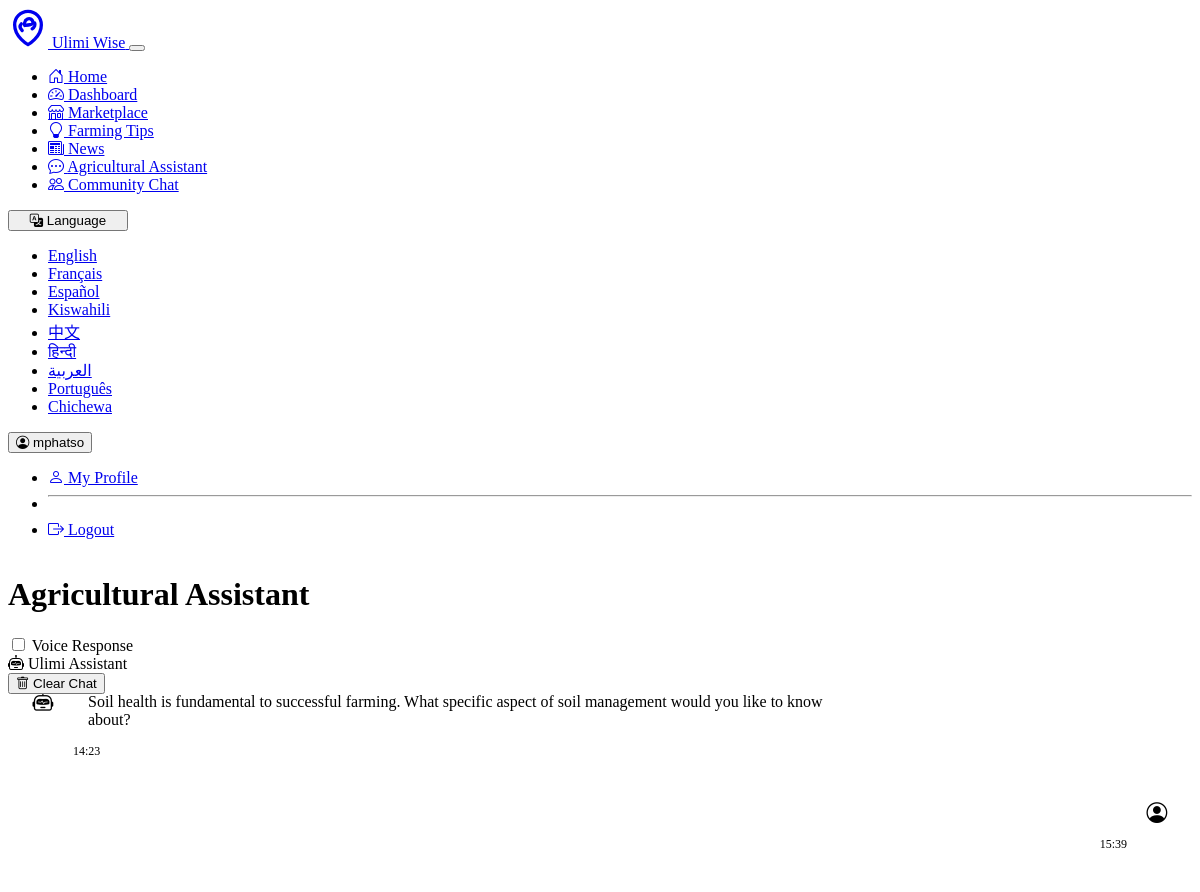
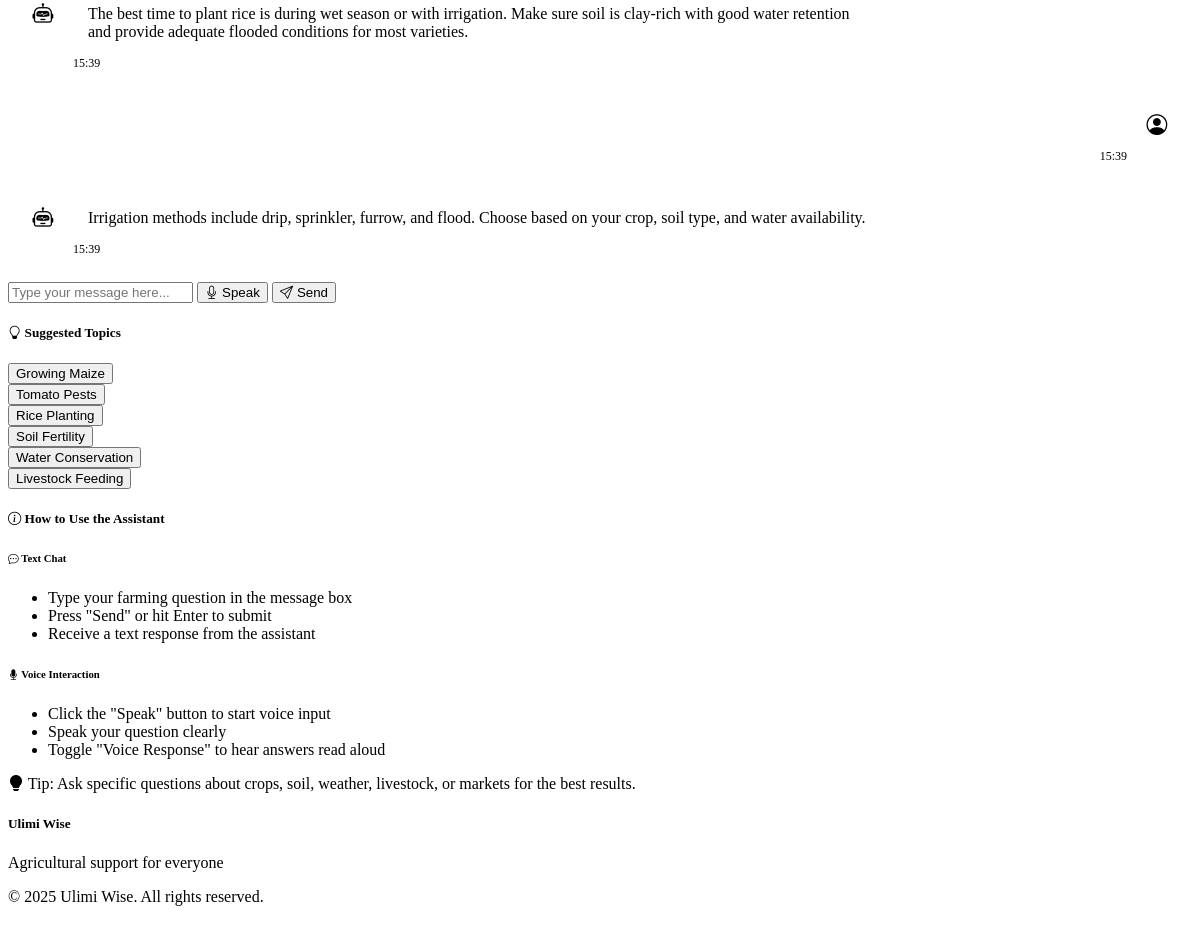
Page /chatbot (signed in) on the committed database (2 pictures, top to bottom).
### models.py (models this page shows, shortened)
class User(UserMixin, db.Model):
    id = db.Column(db.Integer, primary_key=True)
    username = db.Column(db.String(64), unique=True, nullable=False)
    email = db.Column(db.String(120), unique=True, nullable=False)
    password_hash = db.Column(db.String(256), nullable=False)
    preferred_language = db.Column(db.String(10), default='en')
    location = db.Column(db.String(200))
    farm_type = db.Column(db.String(100))
    phone_number = db.Column(db.String(20))
    bio = db.Column(db.Text)
    is_extension_officer = db.Column(db.Boolean, default=False)
    is_buyer = db.Column(db.Boolean, default=False)
    created_at = db.Column(db.DateTime, default=datetime.utcnow)
    products = db.relationship('Product', backref='seller', lazy=True)

class ChatHistory(db.Model):
    id = db.Column(db.Integer, primary_key=True)
    user_id = db.Column(db.Integer, db.ForeignKey('user.id'), nullable=False)
    user_message = db.Column(db.Text, nullable=False)
    bot_response = db.Column(db.Text, nullable=False)
    created_at = db.Column(db.DateTime, default=datetime.utcnow)
    user = db.relationship('User', backref=db.backref('chat_history', lazy=True))

### routes.py (the view)
@app.route('/chatbot')
def chatbot_page():
    lang = session.get('language', 'en')
    if current_user.is_authenticated:
        lang = current_user.preferred_language or lang
    chat_history = []
    if current_user.is_authenticated:
        chat_history = ChatHistory.query.filter_by(user_id=current_user.id).order_by(ChatHistory.created_at.desc()).limit(10).all()
        chat_history.reverse()  # Show oldest messages first
    return render_template('chatbot.html',
                          lang=lang,
                          chat_history=chat_history,
                          title=get_translation("Agricultural Assistant", lang))

### templates/chatbot.html (shortened to what this page needs)
{% extends "base.html" %}
{% block content %}
<div class="container">
    <div class="row">
        <div class="col-lg-8 mx-auto">
            <div class="d-flex justify-content-between align-items-center mb-4">
                <h1>{{ 'Agricultural Assistant' | translate(lang) }}</h1>
                <div class="form-check form-switch">
                    <input class="form-check-input" type="checkbox" id="voiceResponseToggle" checked>
                    <label class="form-check-label" for="voiceResponseToggle">{{ 'Voice Response' | translate(lang) }}</label>
                </div>
            </div>
            <div class="card shadow-sm mb-4">
                <div class="card-header bg-primary text-white">
                    <div class="d-flex justify-content-between align-items-center">
                        <div><i class="bi bi-robot me-2"></i> {{ 'Ulimi Assistant' | translate(lang) }}</div>
                        <button class="btn btn-sm btn-outline-light" onclick="clearChat()">
                            <i class="bi bi-trash"></i> {{ 'Clear Chat' | translate(lang) }}
                        </button>
                    </div>
                </div>
                <div class="card-body p-0">
                    <div id="chatMessages" class="chat-container p-3">
                        {% if chat_history %}
                            {% for chat in chat_history %}
                                <div class="chat-message user-message">
                                    <div class="message-content">
                                        <div class="message-text">{{ chat.user_message }}</div>
                                        <div class="message-time">{{ chat.created_at.strftime('%H:%M') }}</div>
                                    </div>
                                    <div class="avatar"><i class="bi bi-person-circle"></i></div>
                                </div>
                                <div class="chat-message bot-message">
                                    <div class="avatar"><i class="bi bi-robot"></i></div>
                                    <div class="message-content">
                                        <div class="message-text">{{ chat.bot_response }}</div>
                                        <div class="message-time">{{ chat.created_at.strftime('%H:%M') }}</div>
                                    </div>
                                </div>
                            {% endfor %}
                        {% endif %}
                    </div>
                </div>
                <div class="card-footer bg-light">
                    <form id="chatForm" class="d-flex">
                        <input type="text" id="messageInput" class="form-control me-2"
                               placeholder="{{ 'Type your message here...' | translate(lang) }}" required>
                        <button type="button" id="voiceInputBtn" class="btn btn-outline-secondary me-2">
                            <i class="bi bi-mic"></i> {{ 'Speak' | translate(lang) }}
                        </button>
                        <button type="submit" class="btn btn-primary">
                            <i class="bi bi-send"></i> {{ 'Send' | translate(lang) }}
                        </button>
                    </form>
                </div>
            </div>
            <div class="card shadow-sm mb-4">
                <div class="card-header">
                    <h5 class="mb-0"><i class="bi bi-lightbulb"></i> {{ 'Suggested Topics' | translate(lang) }}</h5>
                </div>
                <div class="card-body">
                    <div class="row g-2">
                        <div class="col-md-4">
                            <button class="btn btn-outline-success w-100 topic-btn" data-topic="How do I grow maize?">
                                {{ 'Growing Maize' | translate(lang) }}
                            </button>
                        </div>
                        <div class="col-md-4">
                            <button class="btn btn-outline-success w-100 topic-btn" data-topic="What are common pests for tomatoes?">
                                {{ 'Tomato Pests' | translate(lang) }}
                            </button>
                        </div>
                        <div class="col-md-4">
                            <button class="btn btn-outline-success w-100 topic-btn" data-topic="Best time to plant rice">
                                {{ 'Rice Planting' | translate(lang) }}
                            </button>
                        </div>
                        <div class="col-md-4">
                            <button class="btn btn-outline-success w-100 topic-btn" data-topic="How to improve soil fertility">
                                {{ 'Soil Fertility' | translate(lang) }}
                            </button>
                        </div>
                        <div class="col-md-4">
                            <button class="btn btn-outline-success w-100 topic-btn" data-topic="Water conservation methods">
                                {{ 'Water Conservation' | translate(lang) }}
                            </button>
                        </div>
                        <div class="col-md-4">
                            <button class="btn btn-outline-success w-100 topic-btn" data-topic="Livestock feeding recommendations">
                                {{ 'Livestock Feeding' | translate(lang) }}
                            </button>
                        </div>
                    </div>
                </div>
            </div>
            <div class="card shadow-sm mb-4">
                <div class="card-header">
                    <h5 class="mb-0"><i class="bi bi-info-circle"></i> {{ 'How to Use the Assistant' | translate(lang) }}</h5>
                </div>
                <div class="card-body">
                    <div class="row">
                        <div class="col-md-6">
                            <h6><i class="bi bi-chat-dots text-primary me-2"></i> {{ 'Text Chat' | translate(lang) }}</h6>
                            <ul>
                                <li>{{ 'Type your farming question in the message box' | translate(lang) }}</li>
                                <li>{{ 'Press "Send" or hit Enter to submit' | translate(lang) }}</li>
                                <li>{{ 'Receive a text response from the assistant' | translate(lang) }}</li>
                            </ul>
                        </div>
                        <div class="col-md-6">
                            <h6><i class="bi bi-mic-fill text-danger me-2"></i> {{ 'Voice Interaction' | translate(lang) }}</h6>
                            <ul>
                                <li>{{ 'Click the "Speak" button to start voice input' | translate(lang) }}</li>
                                <li>{{ 'Speak your question clearly' | translate(lang) }}</li>
                                <li>{{ 'Toggle "Voice Response" to hear answers read aloud' | translate(lang) }}</li>
                            </ul>
                        </div>
                    </div>
                    <div class="alert alert-info mt-3 mb-0">
                        <i class="bi bi-lightbulb-fill me-2"></i>
                        {{ 'Tip: Ask specific questions about crops, soil, weather, livestock, or markets for the best results.' | translate(lang) }}
                    </div>
                </div>
            </div>
        </div>
    </div>
</div>
{% endblock %}

### templates/base.html (shortened to what this page needs)
<!DOCTYPE html>
<html lang="{{ lang }}">
<head>
    <link rel="stylesheet" href="https://cdn.replit.com/agent/bootstrap-agent-dark-theme.min.css">
    <link rel="stylesheet" href="https://cdn.jsdelivr.net/npm/bootstrap-icons@1.10.5/font/bootstrap-icons.css">
    <link rel="stylesheet" href="{{ url_for('static', filename='css/custom.css') }}">
</head>
<body data-bs-theme="dark">
    <nav class="navbar navbar-expand-lg navbar-dark bg-dark">
        <div class="container">
            <a class="navbar-brand d-flex align-items-center" href="{{ url_for('index') }}">
                <span>Ulimi Wise</span>
            </a>
            <button class="navbar-toggler" type="button" data-bs-toggle="collapse" data-bs-target="#navbarNav" aria-controls="navbarNav" aria-expanded="false" aria-label="Toggle navigation">
            </button>
            <div class="collapse navbar-collapse" id="navbarNav">
                <ul class="navbar-nav me-auto">
                    <li class="nav-item">
                        <a class="nav-link {% if request.path == url_for('index') %}active{% endif %}" href="{{ url_for('index') }}">
                            <i class="bi bi-house-door"></i> {{ 'Home' | translate(lang) }}
                        </a>
                    </li>
                    {% if current_user.is_authenticated %}
                    <li class="nav-item">
                        <a class="nav-link {% if request.path == url_for('dashboard') %}active{% endif %}" href="{{ url_for('dashboard') }}">
                            <i class="bi bi-speedometer2"></i> {{ 'Dashboard' | translate(lang) }}
                        </a>
                    </li>
                    {% endif %}
                    <li class="nav-item">
                        <a class="nav-link {% if request.path == url_for('marketplace') %}active{% endif %}" href="{{ url_for('marketplace') }}">
                            <i class="bi bi-shop"></i> {{ 'Marketplace' | translate(lang) }}
                        </a>
                    </li>
                    <li class="nav-item">
                        <a class="nav-link {% if request.path == url_for('tips') %}active{% endif %}" href="{{ url_for('tips') }}">
                            <i class="bi bi-lightbulb"></i> {{ 'Farming Tips' | translate(lang) }}
                        </a>
                    </li>
                    <li class="nav-item">
                        <a class="nav-link {% if request.path == url_for('news') %}active{% endif %}" href="{{ url_for('news') }}">
                            <i class="bi bi-newspaper"></i> {{ 'News' | translate(lang) }}
                        </a>
                    </li>
                    <li class="nav-item">
                        <a class="nav-link {% if request.path == url_for('chatbot_page') %}active{% endif %}" href="{{ url_for('chatbot_page') }}">
                            <i class="bi bi-chat-dots"></i> {{ 'Agricultural Assistant' | translate(lang) }}
                        </a>
                    </li>
                    {% if current_user.is_authenticated %}
                    <li class="nav-item">
                        <a class="nav-link {% if request.path == url_for('community_chat') %}active{% endif %}" href="{{ url_for('community_chat') }}">
                            <i class="bi bi-people"></i> {{ 'Community Chat' | translate(lang) }}
                        </a>
                    </li>
                    {% endif %}
                </ul>
                <div class="d-flex">
                    <div class="dropdown me-2">
                        <button class="btn btn-outline-secondary dropdown-toggle language-selector" type="button" id="languageDropdown" data-bs-toggle="dropdown" aria-expanded="false">
                            <i class="bi bi-translate"></i> {{ 'Language' | translate(lang) }}
                        </button>
                        <ul class="dropdown-menu dropdown-menu-end" aria-labelledby="languageDropdown">
                            {% for code, name in get_available_languages().items() %}
                            <li>
                                <a class="dropdown-item {% if lang == code %}active{% endif %}" href="{{ url_for('set_language', lang=code) }}">
                                    {{ name }}
                                </a>
                            </li>
                            {% endfor %}
                        </ul>
                    </div>
                    <div class="dropdown">
                        {% if current_user.is_authenticated %}
                        <button class="btn btn-outline-primary dropdown-toggle" type="button" id="userDropdown" data-bs-toggle="dropdown" aria-expanded="false">
                            <i class="bi bi-person-circle"></i> {{ current_user.username }}
                        </button>
                        <ul class="dropdown-menu dropdown-menu-end" aria-labelledby="userDropdown">
                            <li>
                                <a class="dropdown-item" href="{{ url_for('profile') }}">
                                    <i class="bi bi-person"></i> {{ 'My Profile' | translate(lang) }}
                                </a>
                            </li>
                            <li><hr class="dropdown-divider"></li>
                            <li>
                                <a class="dropdown-item" href="{{ url_for('logout') }}">
                                    <i class="bi bi-box-arrow-right"></i> {{ 'Logout' | translate(lang) }}
                                </a>
                            </li>
                        </ul>
                        {% endif %}
                    </div>
                </div>
            </div>
        </div>
    </nav>
    <main class="container py-4">
        {% block content %}{% endblock %}
    </main>
    <footer class="footer mt-auto py-3 bg-dark">
        <div class="container">
            <div class="row">
                <div class="col-md-6">
                    <h5 class="text-white">Ulimi Wise</h5>
                    <p class="text-muted">{{ 'Agricultural support for everyone' | translate(lang) }}</p>
                </div>
                <div class="col-md-6 text-md-end">
                    <p class="text-muted">
                        &copy; {{ current_year }} Ulimi Wise. {{ 'All rights reserved' | translate(lang) }}.
                    </p>
                </div>
            </div>
        </div>
    </footer>
</body>
</html>

### rows in the picture
User: preferred_language "Home", preferred_language "Dashboard", preferred_language "Marketplace", preferred_language "Farming Tips", preferred_language "News", preferred_language "Agricultural Assistant", preferred_language "Community Chat", preferred_language "Language", username "mphatso", preferred_language "My Profile", preferred_language "Logout", preferred_language "Voice Response", preferred_language "Ulimi Assistant", preferred_language "Clear Chat", preferred_language "Type your message here...", preferred_language "Speak", preferred_language "Send", preferred_language "Suggested Topics", preferred_language "Growing Maize", preferred_language "Tomato Pests", preferred_language "Rice Planting", preferred_language "Soil Fertility", preferred_language "Water Conservation", preferred_language "Livestock Feeding", preferred_language "How to Use the Assistant", preferred_language "Text Chat", preferred_language "Type your farming question in the message box", preferred_language "Press \"Send\" or hit Enter to submit", preferred_language "Receive a text response from the assistant", preferred_language "Voice Interaction", preferred_language "Click the \"Speak\" button to start voice input", preferred_language "Speak your question clearly", preferred_language "Toggle \"Voice Response\" to hear answers read aloud", preferred_language "Tip: Ask specific questions about crops, soil, weather, livestock, or markets for the best results.", preferred_language "Agricultural support for everyone", preferred_language "All rights reserved"
ChatHistory: bot_response "Soil health is fundamental to successful farming. What specific aspect of soil management would you like to know about?", created_at "14:23"
ChatHistory: created_at "15:39", bot_response "The best time to plant rice is during wet season or with irrigation. Make sure soil is clay-rich with good water retention and provide adequate flooded conditions for most varieties."
ChatHistory: created_at "15:39", bot_response "Irrigation methods include drip, sprinkler, furrow, and flood. Choose based on your crop, soil type, and water availability."

### other values in the picture
{{ name }} "English" "Français" "Español" "Kiswahili" "中文" "हिन्दी" "العربية" "Português" "Chichewa"
